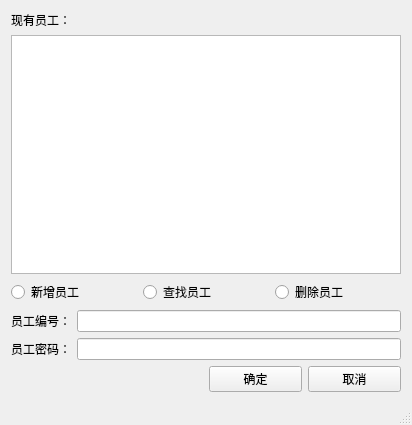
<?xml version="1.0" encoding="UTF-8"?>
<ui version="4.0">
 <class>MainWindow</class>
 <widget class="QMainWindow" name="MainWindow">
  <property name="geometry">
   <rect>
    <x>0</x>
    <y>0</y>
    <width>408</width>
    <height>425</height>
   </rect>
  </property>
  <property name="windowTitle">
   <string>MainWindow</string>
  </property>
  <widget class="QWidget" name="centralWidget">
   <layout class="QGridLayout" name="gridLayout">
    <item row="4" column="0" colspan="2">
     <layout class="QHBoxLayout" name="horizontalLayout_3">
      <item>
       <widget class="QLabel" name="label_3">
        <property name="text">
         <string>员工密码：</string>
        </property>
       </widget>
      </item>
      <item>
       <widget class="QLineEdit" name="PassText"/>
      </item>
     </layout>
    </item>
    <item row="2" column="0" colspan="2">
     <layout class="QHBoxLayout" name="horizontalLayout_4">
      <item>
       <widget class="QRadioButton" name="AddRadioButton">
        <property name="text">
         <string>新增员工</string>
        </property>
       </widget>
      </item>
      <item>
       <widget class="QRadioButton" name="FindRadioButton">
        <property name="text">
         <string>查找员工</string>
        </property>
       </widget>
      </item>
      <item>
       <widget class="QRadioButton" name="DelRadioButton">
        <property name="text">
         <string>删除员工</string>
        </property>
       </widget>
      </item>
     </layout>
    </item>
    <item row="3" column="0" colspan="2">
     <layout class="QHBoxLayout" name="horizontalLayout_2">
      <item>
       <widget class="QLabel" name="label_2">
        <property name="text">
         <string>员工编号：</string>
        </property>
       </widget>
      </item>
      <item>
       <widget class="QLineEdit" name="NumText"/>
      </item>
     </layout>
    </item>
    <item row="5" column="1">
     <layout class="QHBoxLayout" name="horizontalLayout">
      <item>
       <widget class="QPushButton" name="Determine">
        <property name="text">
         <string>确定</string>
        </property>
       </widget>
      </item>
      <item>
       <widget class="QPushButton" name="Cancel">
        <property name="text">
         <string>取消</string>
        </property>
       </widget>
      </item>
     </layout>
    </item>
    <item row="1" column="0" colspan="2">
     <widget class="QTableWidget" name="EmployeeInformation">
      <property name="minimumSize">
       <size>
        <width>390</width>
        <height>0</height>
       </size>
      </property>
      <property name="focusPolicy">
       <enum>Qt::NoFocus</enum>
      </property>
      <property name="editTriggers">
       <set>QAbstractItemView::NoEditTriggers</set>
      </property>
      <property name="selectionBehavior">
       <enum>QAbstractItemView::SelectRows</enum>
      </property>
      <attribute name="horizontalHeaderVisible">
       <bool>false</bool>
      </attribute>
      <attribute name="horizontalHeaderMinimumSectionSize">
       <number>21</number>
      </attribute>
      <attribute name="verticalHeaderVisible">
       <bool>false</bool>
      </attribute>
      <column>
       <property name="text">
        <string>员工编号</string>
       </property>
      </column>
      <column>
       <property name="text">
        <string>员工密码</string>
       </property>
      </column>
     </widget>
    </item>
    <item row="0" column="0">
     <widget class="QLabel" name="label">
      <property name="text">
       <string>现有员工：</string>
      </property>
     </widget>
    </item>
   </layout>
   <zorder>EmployeeInformation</zorder>
   <zorder>label</zorder>
  </widget>
  <widget class="QStatusBar" name="statusBar"/>
 </widget>
 <layoutdefault spacing="6" margin="11"/>
 <resources/>
 <connections/>
</ui>
